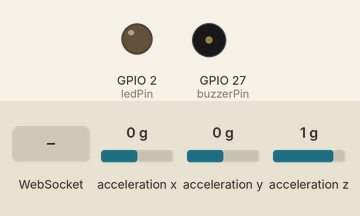
A sketch run on a simulated ESP32. Shown: output pins drawn as LEDs (lit = HIGH), buzzer (waves = sounding). The inputs (shaded band) are chosen by the test bench; at power-on: acceleration x 0 g, acceleration y 0 g, acceleration z 1 g. WiFi joins after 1.5 s; servers stay silent unless stated; web services answer with replies made up by the test bench; what the sketch prints to the serial monitor is not drawn.

Above: at 5.7 s.
5.8 s: WebSocket text "VEHICLE_COLLISION" received
At 6.25 s:
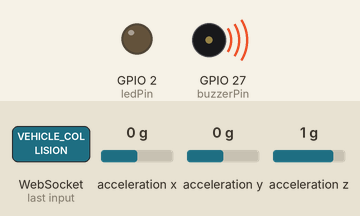
8.8 s: WebSocket text "ON_LED" received
At 9.3 s:
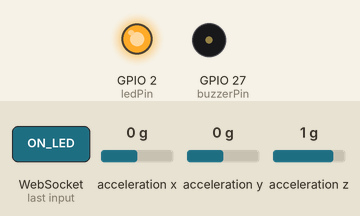
10.5 s: WebSocket text "FIND_VEHICLE" received
At 10.75 s:
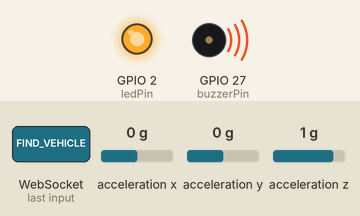
Timing chart, 0 to 14.5 s (numbered marks = the images above; inputs shaded):
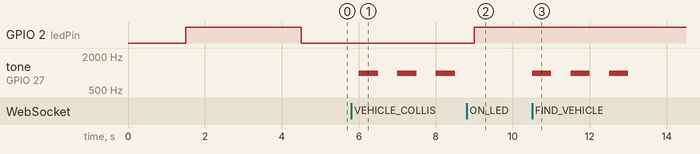

The sketch:

main.ino
```cpp
#include <string.h>
#include <WiFi.h>
#include <WebSocketsClient.h>
#include <Wire.h>
#include <HTTPClient.h>
#include <Adafruit_Sensor.h>
#include <Adafruit_ADXL345_U.h>

const char* ssid = "Nnq";
const char* password = "25012005";
const int buzzerPin = 27;
const int ledPin = 2;
const int sync_buzzerTone = 1000;

float lastAccel = 0;
float shakeThreshold = 50;


WebSocketsClient webSocket;
Adafruit_ADXL345_Unified accel = Adafruit_ADXL345_Unified(12345);
String getPublicIP();

void webSocketEvent(WStype_t type, uint8_t * payload, size_t length) {
  String message = String((char*)payload);

  int separatorIndex = message.indexOf('|');

  char param1[50];
  int param2;

  if (separatorIndex != -1) {
    String firstPart = message.substring(0, separatorIndex);
    String secondPart = message.substring(separatorIndex + 1);

    firstPart.toCharArray(param1, sizeof(param1));

    param2 = secondPart.toInt();
  }


  switch(type) {
    case WStype_DISCONNECTED:
      Serial.println("Disconnected from server");
      break;
    case WStype_CONNECTED:
      Serial.println("Connected to server");
      webSocket.sendTXT("CIRCUIT_DEVICE_CONNECTED");

      while (true) {
        String ip = getPublicIP();
        Serial.println(String("IP result: ") + ip);
        if (ip == "ERROR") {
          delay(1000);
          continue;
        }

        webSocket.sendTXT(String("CIRCUIT_IP|") + ip);
        break;
      }
      break;
    case WStype_TEXT:
      Serial.println("Command: " + message);

      if (message == "ON_LED")
        digitalWrite(ledPin, HIGH);
      else if (message == "OFF_LED")
        digitalWrite(ledPin, LOW);
      else if (message == "CHECK_CIRCUIT_CONNECTED") {
        webSocket.sendTXT("CHECK_CIRCUIT_CONNECTED_RESPONSE");
      } else if (strcmp(param1, "THRESHOLD_LEVEL") == 0 || strcmp(param1, "SYNC_THRESHOLD_LEVEL") == 0)
        shakeThreshold = param2;
      else if (strcmp(param1, "SYNC_LED") == 0)
        digitalWrite(ledPin, param2);
      else if (message == "VEHICLE_COLLISION" || message == "FIND_VEHICLE") {
        for (int i = 0; i <= 5; i++) {
          if (i % 2 == 0)
            tone(buzzerPin, sync_buzzerTone);
          else
            noTone(buzzerPin);
          delay(500);
        }
      }
      break;
  }
}

void setup() {
  Serial.begin(9600);
  pinMode(ledPin, OUTPUT);
  pinMode(buzzerPin, OUTPUT);

  WiFi.begin(ssid, password);
  Serial.print("Connecting to wiFi");
  while (WiFi.status() != WL_CONNECTED) {
    delay(500);
    Serial.print(".");
  }
  Serial.println("\nWiFi connected");

  webSocket.begin("160.187.246.117", 8070, "/");
  webSocket.onEvent(webSocketEvent);
  webSocket.setReconnectInterval(5000);

  if (!accel.begin()) {
    Serial.println("ADXL345 not found");
    while (1);
  }
  accel.setRange(ADXL345_RANGE_2_G);

  digitalWrite(ledPin, HIGH);
  delay(3000);
  digitalWrite(ledPin, LOW);
}

void loop() {
  webSocket.loop();
  sensors_event_t event;
  accel.getEvent(&event);

  float ax = event.acceleration.x;
  float ay = event.acceleration.y;
  float az = event.acceleration.z;

  float currentAccel = sqrt(ax * ax + ay * ay + az * az);
  float delta = abs(currentAccel - lastAccel);

  if (delta > shakeThreshold) {
    Serial.println("THRESHOLD event");
    webSocket.sendTXT("THRESHOLD");
    webSocket.sendTXT(String("TRS LV") + shakeThreshold);
  }

  lastAccel = currentAccel;
}

String getPublicIP() {
  HTTPClient http;
  http.begin("http://api.ipify.org");
  int httpCode = http.GET();

  if (httpCode > 0) {
    String ip = http.getString();
    http.end();
    return ip;
  } else {
    http.end();
    return "ERROR";
  }
}
```

Measured:
- after the input at 5.8 s, tone on GPIO 27 (buzzerPin): alternates 1000 Hz for 0.50 s and silent for 0.50 s, starting after 0.20 s
- after the input at 8.8 s, GPIO 2 (ledPin): LOW → HIGH after 0.20 s
- after the input at 10.5 s, tone on GPIO 27 (buzzerPin): alternates 1000 Hz for 0.50 s and silent for 0.50 s, 6 changes in all, then stays silent, starting at once
